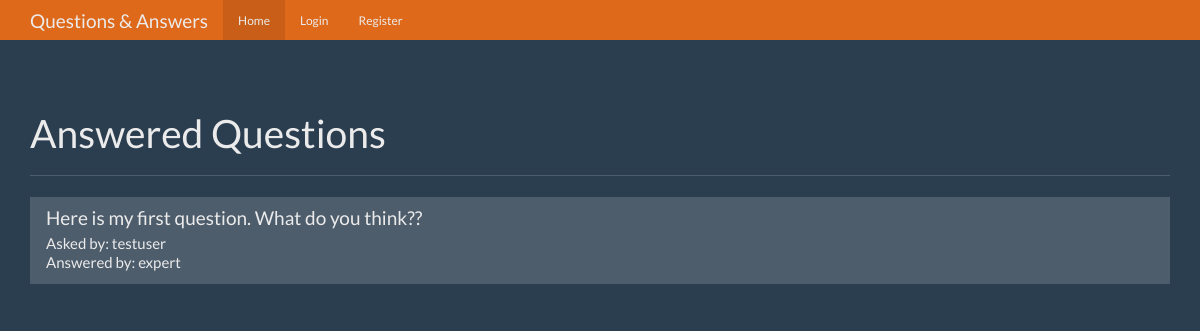
The page / on the database its author committed.
### tables this page shows
CREATE TABLE questions (
	id integer primary key autoincrement,
	question_text not null,
	answer_text text,
	asked_by_id integer not null,
	expert_id integer not null
);

CREATE TABLE users (
	id integer primary key autoincrement,
	name text not null,
	password text not null,
	expert boolean not null,
	admin boolean not null
);

### app.py (the view)
@app.route('/')
def index():
	user = get_current_user()
	db = get_db()
	questions_cur = db.execute('''select
									  questions.id as question_id,
									  questions.question_text,
									  askers.name as asker_name,
									  experts.name as expert_name
								  from questions
								  join users as askers on askers.id = questions.asked_by_id
								  join users as experts on experts.id = questions.expert_id
								  where questions.answer_text is not null''')
	questions_result = questions_cur.fetchall()
	return render_template('home.html', user=user, questions=questions_result)

### app.py (called while the page is built)
def get_current_user():
	user_result = None
	if 'user' in session:
		user = session['user']
		db = get_db()
		user_cur = db.execute('select id, name, password, expert, admin from users where name = ?', [user])
		user_result = user_cur.fetchone()
	return user_result

### database.py (called while the page is built)
def connect_db():
	sql = sqlite3.connect('C:/Users/Akis/Documents/flask_question_answer/questions.db')
	sql.row_factory = sqlite3.Row
	return sql

def get_db():
	if not hasattr(g, 'sqlite_db'):
		g.sqlite_db = connect_db()
	return g.sqlite_db

### templates/home.html (shortened to what this page needs)
{% extends "base.html" %}
{% from "show_links.html" import show_links %}
{% block nav %}
          {{ show_links(user) }}
{% endblock %}
{% block body%}
      <div class="page-header">
        <h1>Answered Questions</h1>
      </div>
      <div class="row">
        <div class="col-lg-12">
          <div class="list-group">
            {% for question in questions %}
            <a href="{{ url_for('question', question_id=question['question_id']) }}" class="list-group-item">
              <h4 class="list-group-item-heading">{{ question['question_text'] }}</h4>
              <p class="list-group-item-text">Asked by: {{ question['asker_name'] }}</p>
              <p class="list-group-item-text">Answered by: {{ question['expert_name'] }}</p>
            </a>
            {% endfor %}
          </div>
        </div>
      </div>
{% endblock %}

### static/theme.css (style rules this page uses)
body { padding-top: 70px; padding-bottom: 30px; }

### rows shown on the page
questions: question_text "Here is my first question. What do you think??", asker_name "testuser", expert_name "expert"
